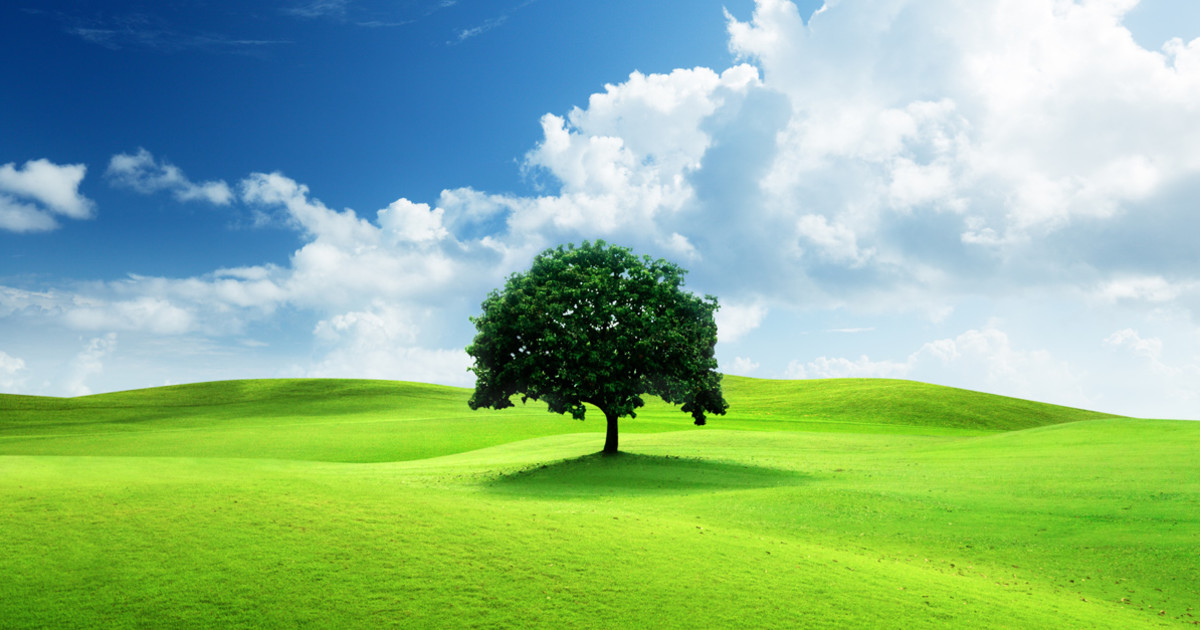
#> input picture nature.jpg, 1200 x 630 px, found by its file name
$ python 13.py
#> lines starting #> are read from the running program, lines starting #| are printed output that depends on the picture
import cv2
import numpy as np
from scipy.fftpack import fft2, ifft2, fftshift, ifftshift

def homomorphic_filter(image, d0=30, gamma_l=0.5, gamma_h=2.0, c=1.0):

    rows, cols = image.shape
    image_log = np.log1p(np.array(image, dtype="float"))

    # Fourier Transform
    image_fft = fft2(image_log)
    image_fft_shift = fftshift(image_fft)

    # Create a high-pass filter
    U, V = np.meshgrid(np.arange(cols), np.arange(rows))
    D_uv = np.sqrt((U - cols/2)**2 + (V - rows/2)**2)
    H_uv = (gamma_h - gamma_l) * (1 - np.exp(-c * (D_uv**2 / (d0**2)))) + gamma_l

    # Apply filter on the Fourier transformed image
    result_filter = H_uv * image_fft_shift

    # Inverse Fourier Transform
    result_ifft_shift = ifftshift(result_filter)
    result_ifft = ifft2(result_ifft_shift)
    result_exp = np.expm1(np.real(result_ifft))

    # Normalize the image to 0-255
    result_exp = np.uint8(cv2.normalize(result_exp, None, 0, 255, cv2.NORM_MINMAX))

    return result_exp

def main():
    # Load a grayscale image
    image = cv2.imread('P:\\PCA2_10071023015\\nature.jpg', cv2.IMREAD_GRAYSCALE)
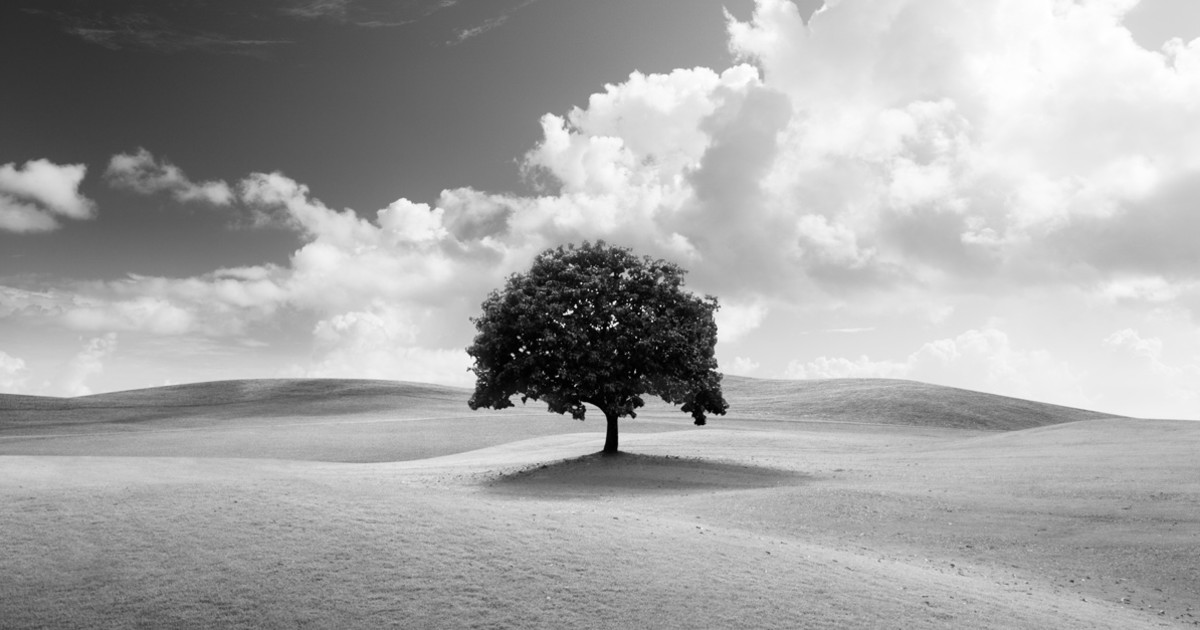
#> image: shape (630, 1200); min 0, max 255, mean 165.3

    if image is None:
        print("Error: Unable to load image. Check the file path.")
        return

    # Apply Homomorphic filter
    filtered_image = homomorphic_filter(image, d0=30, gamma_l=0.5, gamma_h=2.0, c=1.0)
#> in homomorphic_filter, `image_log = np.log1p(np.array(image, dtype="float"))`:
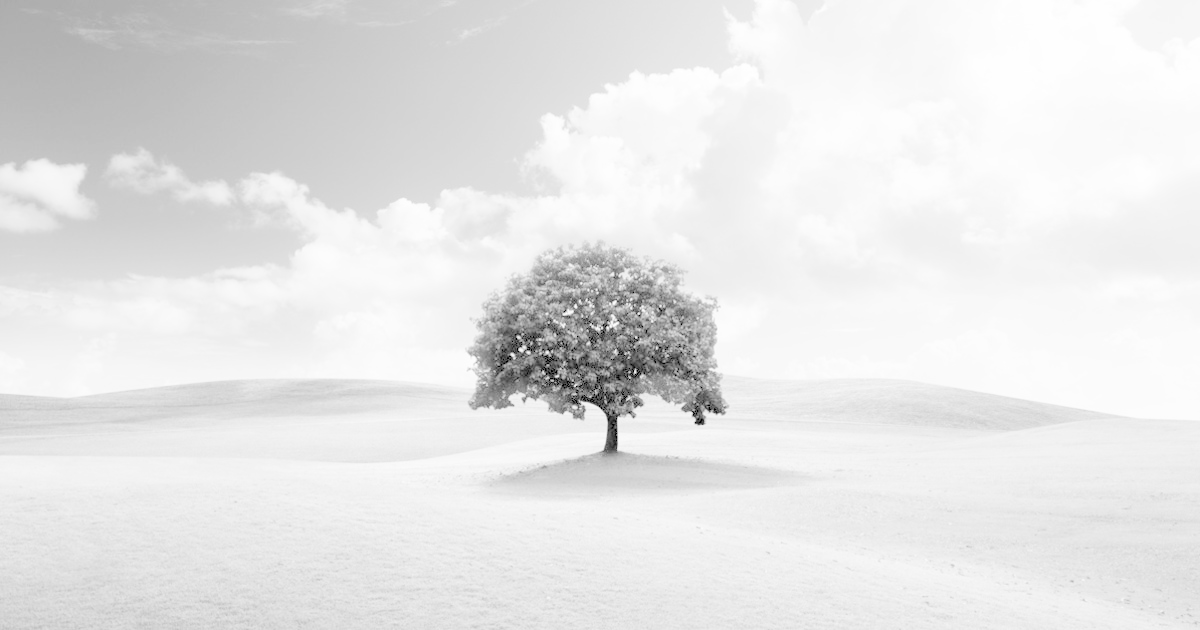
#> image_log: shape (630, 1200) float64; min 0, max 5.55, mean 5.01; drawn with min black and max white
#> in homomorphic_filter, `result_exp = np.expm1(np.real(result_ifft))`:
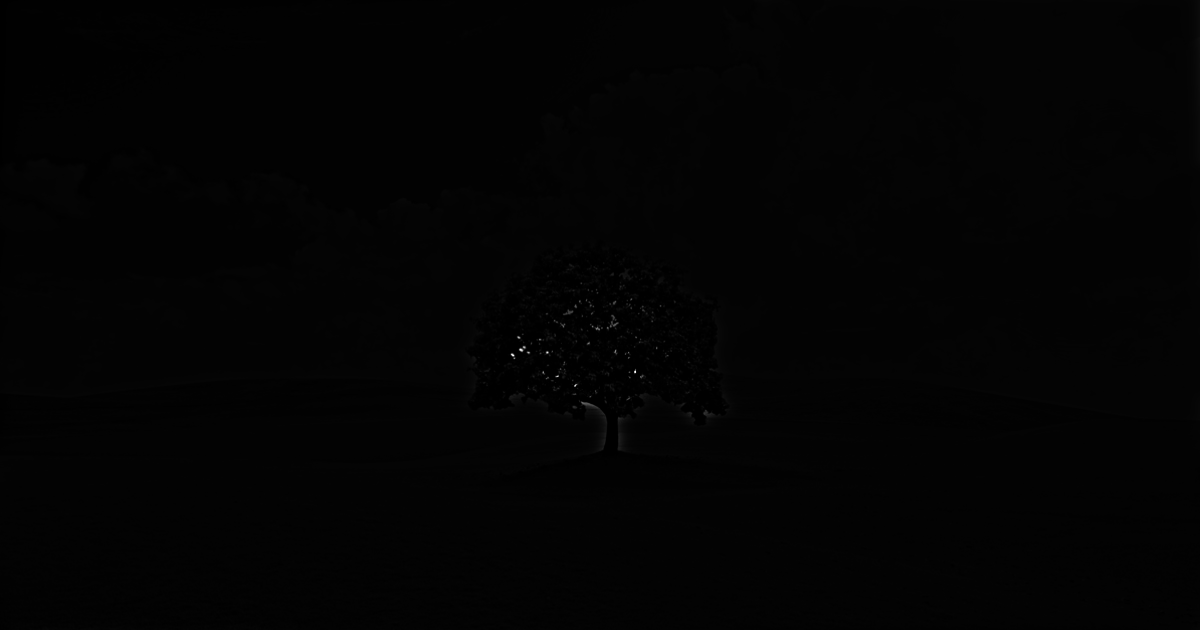
#> result_exp: shape (630, 1200) float64; min -0.998, max 969.6, mean 12.2; drawn with min black and max white

    # Display results
    cv2.imshow('Original Image', image)
    cv2.imshow('Homomorphic Filtered Image', filtered_image)

    cv2.waitKey(0)
    cv2.destroyAllWindows()

if __name__ == "__main__":
    main()

$ run again, with image.jpg copied over nature.jpg
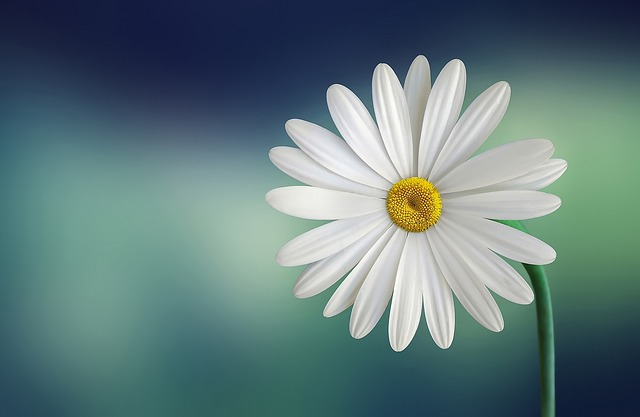
#> input picture image.jpg, 640 x 417 px, found by its file name
#> in homomorphic_filter, `image_log = np.log1p(np.array(image, dtype="float"))`:
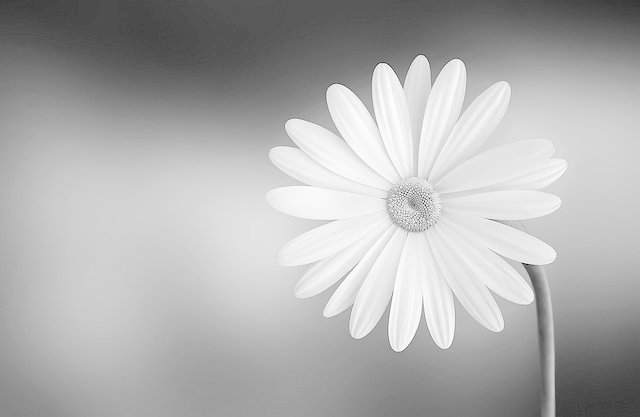
#> image_log: shape (417, 640) float64; min 2.48, max 5.55, mean 4.6; drawn with min black and max white
#> in homomorphic_filter, `result_exp = np.expm1(np.real(result_ifft))`:
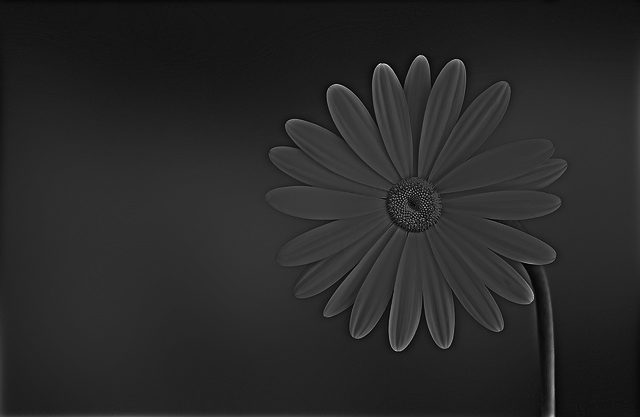
#> result_exp: shape (417, 640) float64; min -0.882, max 64.24, mean 9.6; drawn with min black and max white
